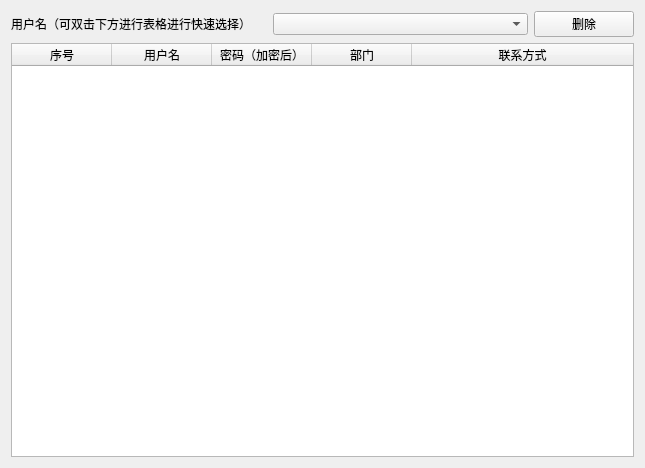
<?xml version="1.0" encoding="UTF-8"?>
<ui version="4.0">
 <class>delete_user</class>
 <widget class="QWidget" name="delete_user">
  <property name="geometry">
   <rect>
    <x>0</x>
    <y>0</y>
    <width>645</width>
    <height>468</height>
   </rect>
  </property>
  <property name="windowTitle">
   <string>Form</string>
  </property>
  <layout class="QVBoxLayout" name="verticalLayout">
   <item>
    <layout class="QHBoxLayout" name="horizontalLayout">
     <item>
      <widget class="QLabel" name="label">
       <property name="text">
        <string>用户名（可双击下方进行表格进行快速选择）</string>
       </property>
      </widget>
     </item>
     <item>
      <widget class="QComboBox" name="comboBox"/>
     </item>
     <item>
      <widget class="QPushButton" name="delete_button">
       <property name="maximumSize">
        <size>
         <width>100</width>
         <height>16777215</height>
        </size>
       </property>
       <property name="text">
        <string>删除</string>
       </property>
      </widget>
     </item>
    </layout>
   </item>
   <item>
    <widget class="QTableWidget" name="tableWidget">
     <attribute name="horizontalHeaderStretchLastSection">
      <bool>true</bool>
     </attribute>
     <attribute name="verticalHeaderVisible">
      <bool>false</bool>
     </attribute>
     <column>
      <property name="text">
       <string>序号</string>
      </property>
     </column>
     <column>
      <property name="text">
       <string>用户名</string>
      </property>
     </column>
     <column>
      <property name="text">
       <string>密码（加密后）</string>
      </property>
     </column>
     <column>
      <property name="text">
       <string>部门</string>
      </property>
     </column>
     <column>
      <property name="text">
       <string>联系方式</string>
      </property>
     </column>
    </widget>
   </item>
  </layout>
 </widget>
 <resources/>
 <connections/>
</ui>
